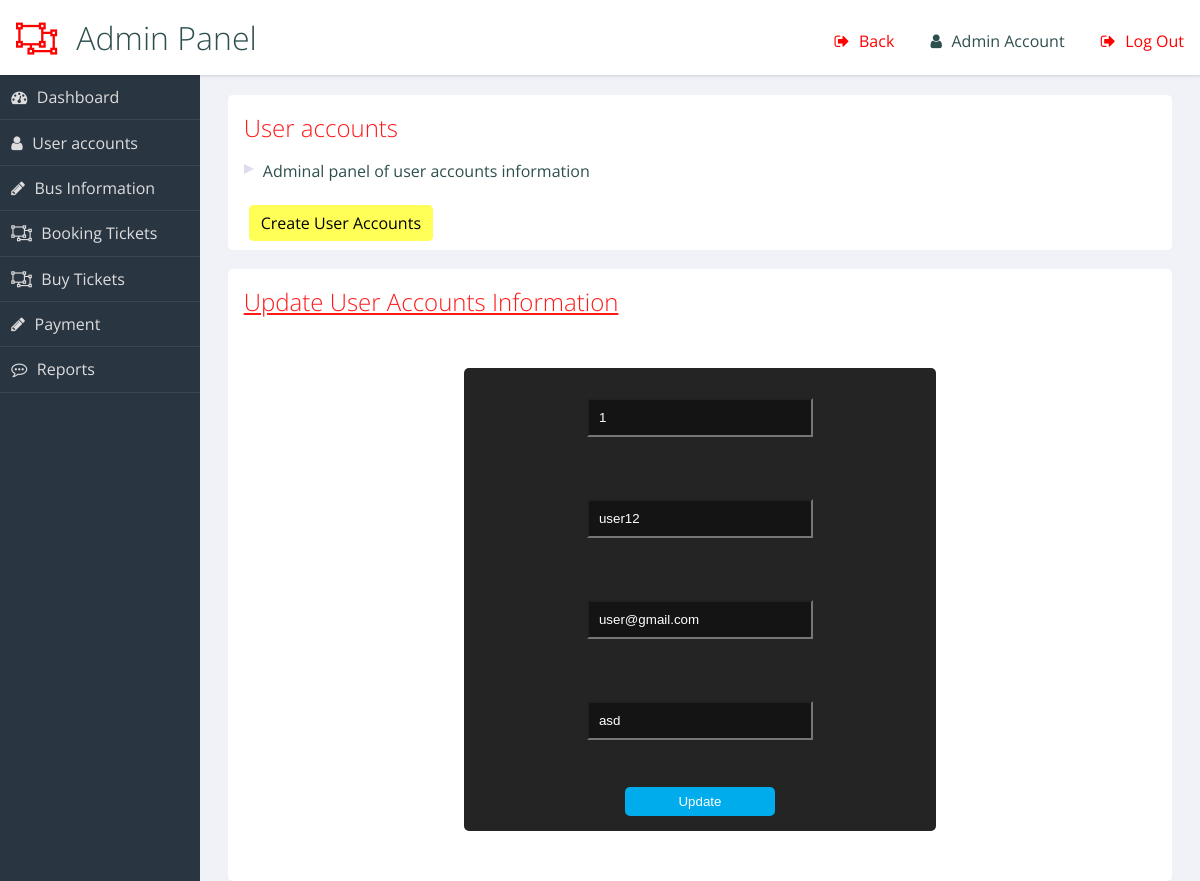
The page /admin/edit.php?id=1 on the database its author committed.
### tables this page shows
CREATE TABLE `user_account` (
  `uid` int(100) NOT NULL,
  `username` varchar(50) NOT NULL,
  `email` text NOT NULL,
  `password` text NOT NULL
);

### admin/edit.php (the view, shortened to what this page needs)
<?php
include "configure.php";
$uid = $_GET['id'];
$sql = "SELECT * FROM user_account WHERE uid=:uid";
$stmt = $connection->prepare($sql);
$stmt->execute([':uid' => $uid ]);
$row = $stmt->fetch(PDO::FETCH_OBJ);
?>
<link rel="stylesheet" type="text/css" href="admin.css">
<header role="banner">
  <h1>Admin Panel</h1>
  <ul class="utilities">
    <br>
    <li class="logout warn"><a href="admin.php">Back</a></li>
    <li class="users"><a href="#">Admin Account</a></li>
    <li class="logout warn"><a href="../login.html">Log Out</a></li>
  </ul>
</header>
<nav role='navigation'>
  <ul class="main">
    <li class="dashboard"><a href="admin.php">Dashboard</a></li>
    <li class="users"><a href="admin.php">User accounts</a></li>
    <li class="edit"><a href="admin_bus_info.php">Bus Information</a></li>
    <li class=""><a href="admin_book_ticket.php">Booking Tickets</a></li>
    <li class=""><a href="admin_buy_ticket.php">Buy Tickets</a></li>
    <li class="edit"><a href="admin_payment.php">Payment</a></li>
    <li class="comments"><a href="admin_report.php">Reports</a></li>
  </ul>
</nav>
<main role="main">
  <section class="panel important">
    <h2>User accounts</h2>
    <ul>
      <li>Adminal panel of user accounts information</li><br>
      <a href="create_user_account.php" id = "create-user-btn">Create User Accounts</a>
    </ul>
  </section>
  <section class="panel important">
    <h2><u>Update User Accounts Information</u></h2>
    <form id="user-edit" method="POST">
      <input type="text" value="<?php echo $uid; ?>"><br><br>
      <input type="text" name = "uname" value = "<?php echo $row->username; ?>"><br><br>
      <input type="text" name = "email" value = "<?php echo $row->email; ?>"><br><br>
      <input type="text" name = "password" value = "<?php echo $row->password; ?>"><br><br>
      <input type="submit" id = "update-btn" name = "update" value = "Update">
    </form>
  </section>
</main>

### admin/admin.css (style rules this page uses)
.warn { color: red; }
header[role="banner"] { background: white; box-shadow: 1px 1px 3px rgba(0, 0, 0, 0.15); }
header[role="banner"] h1 { margin: 0; font-weight: 300; padding: 1rem; }
header[role="banner"] h1:before { content: "\f248"; font-family: FontAwesome; padding-right: 0.6em; color: red; }
header[role="banner"] .utilities { width: 100%; background: slategray; color: #ddd; }
header[role="banner"] .utilities li { border-bottom: solid 1px rgba(255, 255, 255, 0.2); }
header[role="banner"] .utilities li a { padding: 0.7em; display: block; }
.utilities a:before { font-family: FontAwesome; padding-right: 0.6em; }
.logout a:before { content: ""; }
.users a:before { content: ""; }
nav[role="navigation"] { background: #2a3542; color: #ddd; }
nav[role="navigation"] li { border-bottom: 1px solid rgba(255, 255, 255, 0.08); }
nav[role="navigation"] li a { color: #ddd; text-decoration: none; display: block; padding: 0.7em; }
nav[role="navigation"] li a:before { content: "\f248"; font-family: FontAwesome; padding-right: 0.6em; }
nav[role="navigation"] .dashboard a:before { content: ""; }
nav[role="navigation"] .edit a:before { content: ""; }
nav[role="navigation"] .comments a:before { content: ""; }
nav[role="navigation"] .users a:before { content: ""; }
.panel { background-color: white; color: darkslategray; -webkit-border-radius: 0.3rem; -moz-border-radius: 0.3rem; -ms-border-radius: 0.3rem; border-radius: 0.3rem; margin: 1%; }
.panel > h2, .panel > ul { margin: 1rem; }
a { text-decoration: none; color: inherit; }
h2, h3, h4 { font-weight: 300; margin: 0; }
h2 { color: #ff1a1a; }
ul, li { list-style-type: none; margin: 0; padding: 0; }
main li { position: relative; padding-left: 1.2em; margin: 0.5em 0; }
main li:before { content: ""; position: absolute; width: 0; height: 0; left: 0; top: 0.3em; border-left: solid 10px #dde; border-top: solid 5px transparent; border-bottom: solid 5px transparent; }
@media screen and (min-width: 600px) { header[role="banner"] { position: fixed; top: 0; left: 0; width: 100%; z-index: 99; height: 75px; } }
@media screen and (min-width: 600px) { header[role="banner"] .utilities { position: absolute; top: 0; right: 0; background: transparent; color: darkslategray; width: auto; } }
@media screen and (min-width: 600px) { header[role="banner"] .utilities li { display: inline-block; } }
@media screen and (min-width: 600px) { header[role="banner"] .utilities li a { padding: 0.5em 1em; } }
@media screen and (min-width: 600px) { nav[role="navigation"] { position: fixed; width: 200px; top: 75px; bottom: 0px; left: 0px; } }
@media screen and (min-width: 600px) { main[role="main"] { margin: 75px 0 40px 200px; } }
@media screen and (min-width: 600px) { main[role="main"]:after { content: ""; display: table; clear: both; } }
@media screen and (min-width: 600px) { .panel { margin: 2% 0 0 2%; float: left; width: 96%; } }
@media screen and (min-width: 600px) { .panel:after { content: ""; display: table; clear: both; } }
@media screen and (min-width: 900px) { .panel { width: 47%; clear: none; } }
@media screen and (min-width: 900px) { .panel.important { width: 96%; } }
* { box-sizing: border-box; }
#create-user-btn { text-decoration:none; border: 2px solid rgb(255, 255, 87); background-color: rgb(255, 255, 87); padding:5px 10px 5px 10px; border-radius:5px; color:#000207; margin:5px; }
#update-btn { text-decoration:none; width: 150px; border: 2px solid #00acec; background-color: #00acec; padding:5px 10px 5px 10px; border-radius:5px; color:#ffffff; margin:5px; }
#user-edit { position: relative; width: 50%; margin: 50px auto; padding: 10px; text-align: center; background-color: rgb(36, 36, 36); color: rgb(255, 255, 255); border-radius: 5px; }
input { display: inline-block; width: 50%; margin: 20px 0; padding: 10px; outline: none; background-color: rgb(20, 20, 20); color: white; }

### rows shown on the page
user_account: uname "user12", email "user@gmail.com", password "asd"
